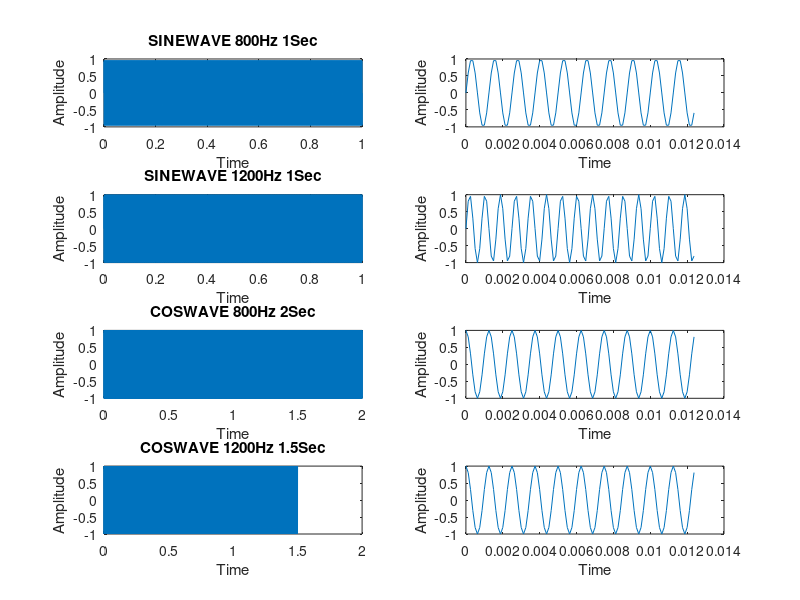

The MATLAB source for this figure:
clc;close all;clear;
fs=8000;
%Question_1 SINEWAVE 800Hz
t=0:1/fs:1;
f=800;
a=1;
b=1:100;
x=a*sin(2*pi*f*t);
subplot(4,2,1);plot(t,x);xlabel('Time');ylabel('Amplitude');title('SINEWAVE 800Hz 1Sec');
subplot(4,2,2);plot(t(b),x(b));xlabel('Time');ylabel('Amplitude');

%Question_2 SINEWAVE 1200Hz
t=0:1/fs:1;
f1=1200;
x1=a*sin(2*pi*f1*t);
subplot(4,2,3);plot(t,x1);xlabel('Time');ylabel('Amplitude');title('SINEWAVE 1200Hz 1Sec');
subplot(4,2,4);plot(t(b),x1(b));xlabel('Time');ylabel('Amplitude');

%Question_3 COSWAVE 800Hz
t=0:1/fs:2;
f2=800;
x2=a*cos(2*pi*f2*t);
subplot(4,2,5);plot(t,x2);xlabel('Time');ylabel('Amplitude');title('COSWAVE 800Hz 2Sec');
subplot(4,2,6);plot(t(b),x2(b));xlabel('Time');ylabel('Amplitude');

%Question_4 COSWAVE 1200Hz
t=0:1/fs:1.5;
f2=800;
x3=a*cos(2*pi*f2*t);
subplot(4,2,7);plot(t,x3);xlabel('Time');ylabel('Amplitude');title('COSWAVE 1200Hz 1.5Sec');
subplot(4,2,8);plot(t(b),x3(b));xlabel('Time');ylabel('Amplitude');
